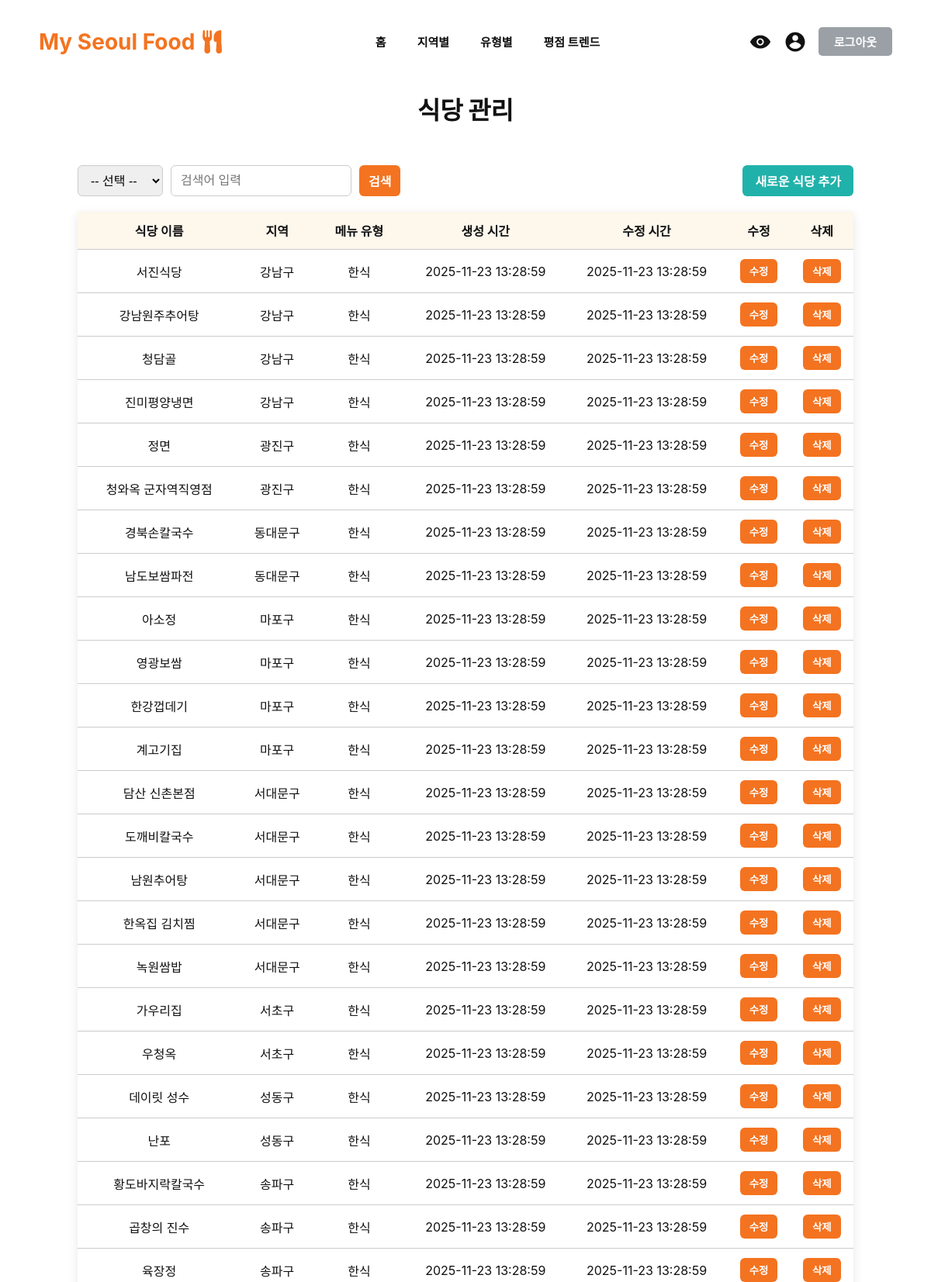
/pages/admin_dashboard.php (signed in, upper part), run on the app's committed database.
### tables this page shows
CREATE TABLE `Restaurant` (
    `restaurant_id` BIGINT NOT NULL AUTO_INCREMENT,
    `name` VARCHAR(255) NOT NULL,
    `description` TEXT NOT NULL,
    `region_id` BIGINT NOT NULL,
    `category_id` BIGINT NOT NULL,
    `open_time` TIME NOT NULL,
    `close_time` TIME NOT NULL,
    `created_at` TIMESTAMP DEFAULT CURRENT_TIMESTAMP,
    `updated_at` TIMESTAMP DEFAULT CURRENT_TIMESTAMP ON UPDATE CURRENT_TIMESTAMP,
    `is_active` BOOLEAN DEFAULT TRUE,
    PRIMARY KEY (`restaurant_id`),
    CONSTRAINT `FK_Restaurant_Region` FOREIGN KEY (`region_id`) REFERENCES `Region`(`region_id`),
    CONSTRAINT `FK_Restaurant_Category` FOREIGN KEY (`category_id`) REFERENCES `Category`(`category_id`)
);

CREATE TABLE `Region` (
    `region_id` BIGINT NOT NULL AUTO_INCREMENT,
    `region_name` VARCHAR(255) NOT NULL,
    PRIMARY KEY (`region_id`)
);

CREATE TABLE `Category` (
    `category_id` BIGINT NOT NULL AUTO_INCREMENT,
    `category_name` VARCHAR(255) NOT NULL,
    PRIMARY KEY (`category_id`)
);

### pages/admin_dashboard.php (the view, shortened to what this page needs)
<?php
include_once '../config.php';
$search_text = $_GET['search_text'] ?? '';
$sql = "SELECT r.restaurant_id, r.name AS restaurant_name, re.region_name, c.category_name, r.created_at, r.updated_at
        FROM restaurant r
        JOIN region re ON r.region_id = re.region_id
        JOIN category c ON r.category_id = c.category_id";
$stmt = $conn->prepare($sql);
$stmt->execute();
$result = $stmt->get_result();
?>
<!DOCTYPE html>
<html lang="ko">
<head>
</head>
<body>
<?php include '../menu.php'; ?>
<div class="dashboard-container">
    <h1 class="dashboard-title">식당 관리</h1>
    <div class="dashboard-header">
        <form class="dashboard-form" method="get">
            <select name="filter_column">
                <option value="">-- 선택 --</option>
            </select>
            <input type="text" name="search_text" placeholder="검색어 입력" value="<?= htmlspecialchars($search_text) ?>">
            <input type="submit" value="검색">
        </form>
        <a href="admin_add_restaurant.php" class="btn-add">새로운 식당 추가</a>
    </div>
    <table class="dashboard-table">
        <tr>
            <th>식당 이름</th>
            <th>지역</th>
            <th>메뉴 유형</th>
            <th>생성 시간</th>
            <th>수정 시간</th>
            <th>수정</th>
            <th>삭제</th>
        </tr>
        <?php while($row = $result->fetch_assoc()): ?>
        <tr>
            <td><?= htmlspecialchars($row['restaurant_name']) ?></td>
            <td><?= htmlspecialchars($row['region_name']) ?></td>
            <td><?= htmlspecialchars($row['category_name']) ?></td>
            <td><?= htmlspecialchars($row['created_at']) ?></td>
            <td><?= htmlspecialchars($row['updated_at']) ?></td>
            <td>
                <a href="admin_edit_restaurant.php?id=<?= $row['restaurant_id'] ?>">
                    <button type="button" class="btn-edit">수정</button>
                </a>
            </td>
            <td>
                <form method="post" onsubmit="return confirm('정말 이 식당을 삭제하시겠습니까?');">
                    <button type="submit" class="btn-delete">삭제</button>
                </form>
            </td>
        </tr>
        <?php endwhile; ?>
    </table>
</div>
</body>
</html>

### pages/admin_dashboard.php (style rules this page uses)
body { font-family: 'Inter', system-ui, -apple-system, 'Segoe UI', Roboto, 'Helvetica Neue', Arial; background: #ffffff; margin: 0; padding: 20px; color: #111; }
.dashboard-container { max-width: 1000px; margin: 0 auto; }
.dashboard-title { text-align: center; font-size: 32px; font-weight: 900; margin-top: 30px; margin-bottom: 50px; }
.dashboard-header { display: flex; justify-content: space-between; align-items: center; margin-bottom: 20px; }
.dashboard-form { display: flex; gap: 10px; }
.dashboard-form select, .dashboard-form input[type="text"], .dashboard-form input[type="submit"] { padding: 8px 12px; border-radius: 6px; border: 1px solid #ccc; font-size: 16px; }
.dashboard-form input[type="submit"] { border: none; background-color: #F47320; color: white; font-weight: bold; cursor: pointer; }
.btn-add { padding: 8px 16px; background-color: #20B2AA; color: white; font-weight: bold; border-radius: 6px; text-decoration: none; transition: 0.2s; }
.dashboard-table { width: 100%; border-collapse: collapse; margin-top: 10px; box-shadow: 0 4px 12px rgba(0,0,0,0.1); }
.dashboard-table th, .dashboard-table td { padding: 12px 10px; text-align: center; border-bottom: 1px solid #ccc; }
.dashboard-table th { font-weight: 700; background-color: #fdf7ec; }
.btn-edit, .btn-delete { padding: 6px 12px; border: none; border-radius: 6px; font-weight: bold; cursor: pointer; background-color: #F47320; color: white; }

### data on the page
restaurant: name "서진식당", region.region_name "강남구", category.category_name "한식", created_at "2025-11-23 13:28:59", updated_at "2025-11-23 13:28:59"
restaurant: name "강남원주추어탕", region.region_name "강남구", category.category_name "한식", created_at "2025-11-23 13:28:59", updated_at "2025-11-23 13:28:59"
restaurant: name "청담골", region.region_name "강남구", category.category_name "한식", created_at "2025-11-23 13:28:59", updated_at "2025-11-23 13:28:59"
restaurant: name "진미평양냉면", region.region_name "강남구", category.category_name "한식", created_at "2025-11-23 13:28:59", updated_at "2025-11-23 13:28:59"
restaurant: name "정면", region.region_name "광진구", category.category_name "한식", created_at "2025-11-23 13:28:59", updated_at "2025-11-23 13:28:59"
restaurant: name "청와옥 군자역직영점", region.region_name "광진구", category.category_name "한식", created_at "2025-11-23 13:28:59", updated_at "2025-11-23 13:28:59"
restaurant: name "경북손칼국수", region.region_name "동대문구", category.category_name "한식", created_at "2025-11-23 13:28:59", updated_at "2025-11-23 13:28:59"
restaurant: name "남도보쌈파전", region.region_name "동대문구", category.category_name "한식", created_at "2025-11-23 13:28:59", updated_at "2025-11-23 13:28:59"
restaurant: name "아소정", region.region_name "마포구", category.category_name "한식", created_at "2025-11-23 13:28:59", updated_at "2025-11-23 13:28:59"
restaurant: name "영광보쌈", region.region_name "마포구", category.category_name "한식", created_at "2025-11-23 13:28:59", updated_at "2025-11-23 13:28:59"
restaurant: name "한강껍데기", region.region_name "마포구", category.category_name "한식", created_at "2025-11-23 13:28:59", updated_at "2025-11-23 13:28:59"
restaurant: name "계고기집", region.region_name "마포구", category.category_name "한식", created_at "2025-11-23 13:28:59", updated_at "2025-11-23 13:28:59"
restaurant: name "담산 신촌본점", region.region_name "서대문구", category.category_name "한식", created_at "2025-11-23 13:28:59", updated_at "2025-11-23 13:28:59"
restaurant: name "도깨비칼국수", region.region_name "서대문구", category.category_name "한식", created_at "2025-11-23 13:28:59", updated_at "2025-11-23 13:28:59"
restaurant: name "남원추어탕", region.region_name "서대문구", category.category_name "한식", created_at "2025-11-23 13:28:59", updated_at "2025-11-23 13:28:59"
restaurant: name "한옥집 김치찜", region.region_name "서대문구", category.category_name "한식", created_at "2025-11-23 13:28:59", updated_at "2025-11-23 13:28:59"
restaurant: name "녹원쌈밥", region.region_name "서대문구", category.category_name "한식", created_at "2025-11-23 13:28:59", updated_at "2025-11-23 13:28:59"
restaurant: name "가우리집", region.region_name "서초구", category.category_name "한식", created_at "2025-11-23 13:28:59", updated_at "2025-11-23 13:28:59"
restaurant: name "우청옥", region.region_name "서초구", category.category_name "한식", created_at "2025-11-23 13:28:59", updated_at "2025-11-23 13:28:59"
restaurant: name "데이릿 성수", region.region_name "성동구", category.category_name "한식", created_at "2025-11-23 13:28:59", updated_at "2025-11-23 13:28:59"
restaurant: name "난포", region.region_name "성동구", category.category_name "한식", created_at "2025-11-23 13:28:59", updated_at "2025-11-23 13:28:59"
restaurant: name "황도바지락칼국수", region.region_name "송파구", category.category_name "한식", created_at "2025-11-23 13:28:59", updated_at "2025-11-23 13:28:59"
restaurant: name "곱창의 진수", region.region_name "송파구", category.category_name "한식", created_at "2025-11-23 13:28:59", updated_at "2025-11-23 13:28:59"
restaurant: name "육장정", region.region_name "송파구", category.category_name "한식", created_at "2025-11-23 13:28:59", updated_at "2025-11-23 13:28:59"
